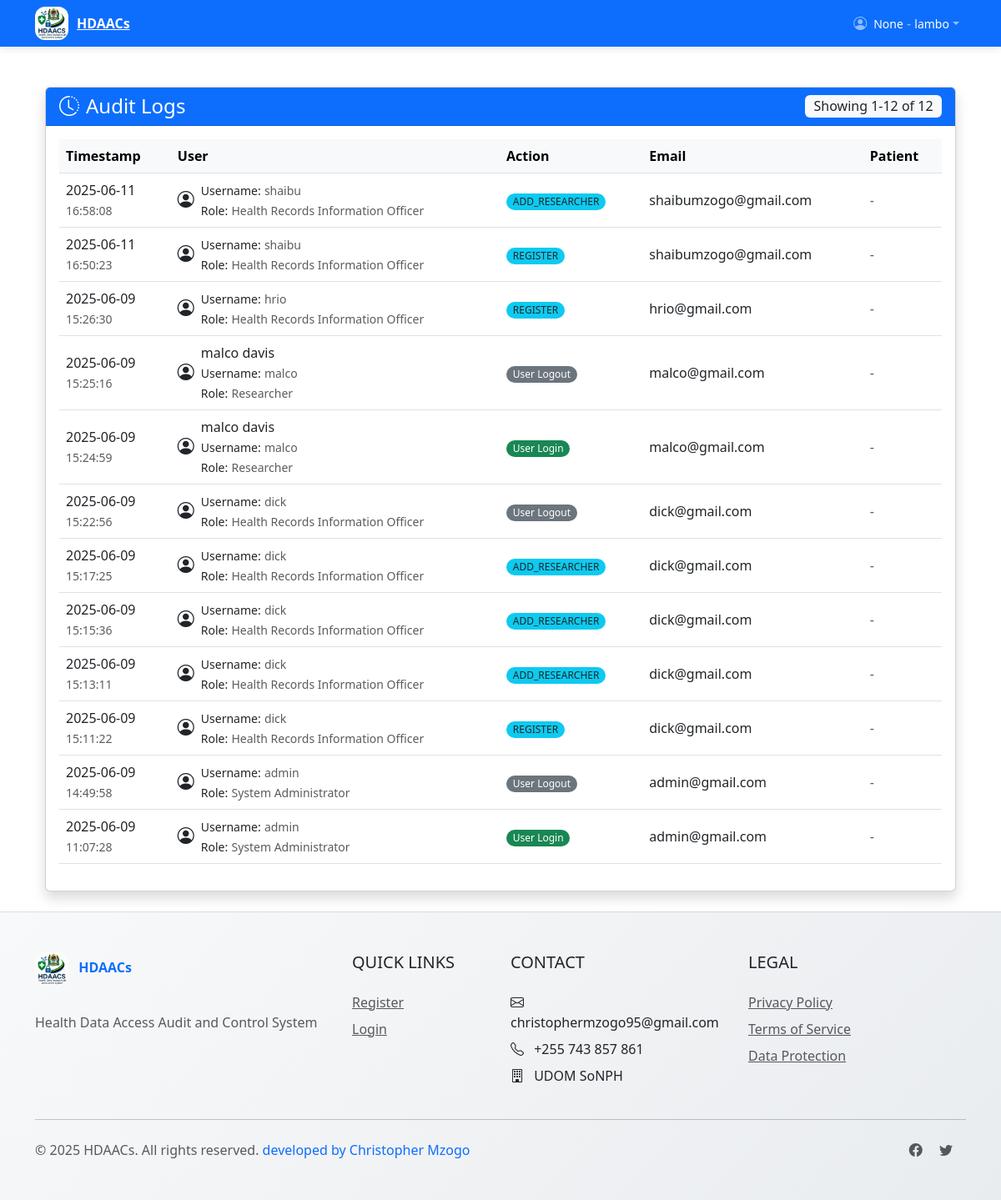
The page /audit/ (signed in) on the database its author committed.
### accounts/models.py (models this page shows, shortened)
class CustomUser(AbstractUser):
    FACILITY_CHOICES = [
        ('FAC1', 'Main Hospital'),
        ('FAC2', 'Regional Clinic'),
    ]
    ROLE_CHOICES = [
        ('HRIO', 'Health Records Information Officer'),
        ('DOCTOR', 'Doctor'),
        ('NURSE', 'Nurse'),
        ('PHARMACIST', 'Pharmacist'),
        ('ICT', 'ICT Staff'),
        ('HOD', 'Head of Department'),
        ('ADMIN', 'System Administrator'),
        ('AUDITOR', 'Auditor'),
        ('RESEARCHER', 'Researcher'),
    ]
    facility = models.CharField(max_length=50, choices=FACILITY_CHOICES, blank=True, null=True)
    role = models.CharField(max_length=20, choices=ROLE_CHOICES)
    department = models.CharField(max_length=100, blank=True, null=True)
    phone_number = models.CharField(max_length=20, blank=True, null=True)

### audit/models.py (models this page shows, shortened)
class AuditLog(models.Model):
    ACTION_CHOICES = [
        ('LOGIN', 'User Login'),
        ('LOGOUT', 'User Logout'),
        ('VIEW', 'Data View'),
        ('REQUEST', 'Data Request'),
        ('APPROVE', 'Request Approval'),
        ('DENY', 'Request Denial'),
        ('CONSENT', 'Consent Response'),
        ('OVERRIDE', 'Consent Override'),
        ('SHARE', 'Data Sharing'),
        ('HOD_NOTIFY', 'HOD Notification'),
    ]
    user = models.ForeignKey(User, on_delete=models.SET_NULL, null=True, blank=True)
    action = models.CharField(max_length=20, choices=ACTION_CHOICES)
    patient = models.ForeignKey('patients.Patient', on_delete=models.SET_NULL, null=True, blank=True)
    request = models.ForeignKey('requests.DataRequest', on_delete=models.SET_NULL, null=True, blank=True)
    timestamp = models.DateTimeField(auto_now_add=True)
    ip_address = models.GenericIPAddressField(blank=True, null=True)
    class Meta:
        ordering = ['-timestamp']

### audit/views.py (the view)
# urls.py: path('', views.audit_logs, name='audit_logs'),
def audit_logs(request):
    logs_list = AuditLog.objects.select_related('user', 'patient').order_by('-timestamp')
    paginator = Paginator(logs_list, 25)
    page = request.GET.get('page')
    try:
        logs = paginator.page(page)
    except PageNotAnInteger:
        logs = paginator.page(1)
    except EmptyPage:
        logs = paginator.page(paginator.num_pages)
    context = {
        'logs': logs,
        'debug': False  # Set to True temporarily for debugging
    }
    return render(request, 'audit/logs.html', context)

### audit/templates/audit/logs.html (shortened to what this page needs)
{% extends 'base.html' %}
{% block content %}
<div class="container-fluid">
    <div class="row mt-4">
        <div class="col-12">
            <div class="card shadow">
                <div class="card-header bg-primary text-white d-flex justify-content-between align-items-center">
                    <h4 class="mb-0">
                        <i class="bi bi-clock-history me-2"></i>Audit Logs
                    </h4>
                    <span class="badge bg-light text-dark fs-6">
                        Showing {{ logs.start_index }}-{{ logs.end_index }} of {{ logs.paginator.count }}
                    </span>
                </div>
                <div class="card-body">
                    <div class="table-responsive">
                        <table class="table table-hover align-middle">
                            <thead class="table-light">
                                <tr>
                                    <th class="w-15">Timestamp</th>
                                    <th class="w-15">User</th>
                                    <th class="w-15">Action</th>
                                    <th class="w-25">Email</th>
                                    <th class="w-15">Patient</th>
                                </tr>
                            </thead>
                            <tbody>
                                {% for log in logs %}
                                <tr>
                                    <td>
                                        <span class="d-block">{{ log.timestamp|date:"Y-m-d" }}</span>
                                        <small class="text-muted">{{ log.timestamp|time:"H:i:s" }}</small>
                                    </td>
                                    <td>
                                        {% if log.user %}
                                            <div class="d-flex align-items-center">
                                                <div class="flex-shrink-0 me-2">
                                                    <i class="bi bi-person-circle fs-5"></i>
                                                </div>
                                                <div>
                                                    <span class="d-block">{{ log.user.get_full_name }}</span>
                                                    <small>Username:</small> <small class="text-muted">{{ log.user.username }}</small><br>
                                                    <small>Role:</small> <small class="text-muted">{{ log.user.get_role_display }}</small>
                                                </div>
                                            </div>
                                        {% else %}
                                            <span class="text-muted">System</span>
                                        {% endif %}
                                    </td>
                                    <td>
                                        <span class="badge rounded-pill
                                            {% if log.action == 'LOGIN' %}bg-success
                                            {% elif log.action == 'LOGOUT' %}bg-secondary
                                            {% elif 'DENY' in log.action %}bg-danger
                                            {% elif 'APPROVE' in log.action %}bg-success
                                            {% else %}bg-info text-dark{% endif %}">
                                            {{ log.get_action_display }}
                                        </span>
                                    </td>
                                    <td>
                                        <div class="text-truncate" style="max-width: 250px;">
                                            {% if log.user %}
                                                {{ log.user.email }}
                                            {% else %}
                                                <span class="text-muted">-</span>
                                            {% endif %}
                                        </div>
                                    </td>
                                    <td>
                                        {% if log.patient %}
                                            <a href="{% url 'patient_detail' log.patient.pk %}"
                                               class="text-decoration-none">
                                                <span class="d-block">{{ log.patient.patient_number }}</span>
                                                <small class="text-muted">{{ log.patient.first_name }} {{ log.patient.last_name }}</small>
                                            </a>
                                        {% else %}
                                            <span class="text-muted">-</span>
                                        {% endif %}
                                    </td>
                                </tr>
                                {% endfor %}
                            </tbody>
                        </table>
                    </div>
                </div>
            </div>
        </div>
    </div>
</div>
{% endblock %}

### templates/base.html (shortened to what this page needs)
<!DOCTYPE html>
<html lang="en">
<head>
    <link href="https://cdn.jsdelivr.net/npm/bootstrap@5.3.0/dist/css/bootstrap.min.css" rel="stylesheet">
    <link rel="stylesheet" href="https://cdn.jsdelivr.net/npm/bootstrap-icons@1.10.0/font/bootstrap-icons.css">
     <link href="https://cdn.jsdelivr.net/npm/bootstrap@5.3.0/dist/css/bootstrap.min.css" rel="stylesheet">
    <link href="https://cdn.jsdelivr.net/npm/bootstrap-icons/font/bootstrap-icons.css" rel="stylesheet">
    {% load static %}
    {% load widget_tweaks %}
    <link rel="stylesheet" href="{% static 'css/styles.css' %}">
</head>
<body>
    <nav class="navbar navbar-expand-lg navbar-dark bg-primary">
        <div class="container">
            <a class="navbar-brand-logo" href="#">
                <img src="{% static 'img/lg.jpg' %}" alt="HDAACs Logo" class="logo-img">
                <span>HDAACs</span>
            </a>
            <div class="collapse navbar-collapse" id="navbarNav">
                <ul class="navbar-nav">
                    {% if user.is_authenticated %}
                        <li class="nav-item dropdown">
                            <a class="nav-link dropdown-toggle d-flex align-items-center" href="#" role="button" data-bs-toggle="dropdown">
                                <i class="bi bi-person-circle me-2"></i>
                                <div>
                                    <small class="text-white-50" style="color: white !important;">{{ user.get_role_display }}</small> -
                                    <small class="text-white-50" style="color: white !important;">{{ user.username }}</small>
                                </div>
                            </a>
                        </li>
                    {% endif %}
                </ul>
            </div>
        </div>
    </nav>
    <main class="container my-4">
        {% block content %}{% endblock %}
    </main>
    <footer class="py-5">
        <div class="container">
            <div class="row">
                <div class="col-lg-4 mb-4 mb-lg-0">
                    <div class="footer-logo">
                        <img src="{% static 'img/lg.jpg' %}" alt="HDAACs Logo" class="logo-img me-2">
                        HDAACs
                    </div>
                    <p class="text-muted mt-3">
                        Health Data Access Audit and Control System
                    </p>
                </div>
                <div class="col-lg-2 col-md-6 mb-4 mb-md-0">
                    <h5 class="text-uppercase mb-4">Quick Links</h5>
                    <ul class="list-unstyled">
                                                 <li class="mb-2"><a href="{% url 'register' %}" class="text-muted">Register</a></li>
                        <li class="mb-2"><a href="{% url 'login' %}" class="text-muted">Login</a></li>
                    </ul>
                </div>
                <div class="col-lg-3 col-md-6 mb-4 mb-md-0">
                    <h5 class="text-uppercase mb-4">Contact</h5>
                    <ul class="list-unstyled">
                        <li class="mb-2"><i class="bi bi-envelope me-2"></i> christophermzogo95@gmail.com</li>
                        <li class="mb-2"><i class="bi bi-telephone me-2"></i> +255 743 857 861</li>
                        <li class="mb-2"><i class="bi bi-building me-2"></i> UDOM SoNPH</li>
                    </ul>
                </div>
                <div class="col-lg-3 col-md-6">
                    <h5 class="text-uppercase mb-4">Legal</h5>
                    <ul class="list-unstyled">
                        <li class="mb-2"><a href="#" class="text-muted">Privacy Policy</a></li>
                        <li class="mb-2"><a href="#" class="text-muted">Terms of Service</a></li>
                        <li class="mb-2"><a href="#" class="text-muted">Data Protection</a></li>
                    </ul>
                </div>
            </div>
            <hr class="my-4">
            <div class="row align-items-center">
                <div class="col-md-6 text-center text-md-start">
                    <p class="text-muted mb-0">© {% now "Y" %} HDAACs. All rights reserved. <span style="color: #0d6efd;">developed by Christopher Mzogo</span></p>
                </div>
                <div class="col-md-6 text-center text-md-end">
                    <a href="#" class="text-muted me-3"><i class="bi bi-facebook"></i></a>
                    <a href="#" class="text-muted me-3"><i class="bi bi-twitter"></i></a>
                </div>
            </div>
        </div>
    </footer>
</body>
</html>

### static/css/styles.css (style rules this page uses)
body { display: flex; flex-direction: column; min-height: 100vh; }
main { flex: 1; }
.card { box-shadow: 0 0.125rem 0.25rem rgba(0, 0, 0, 0.075); }
.card-header { font-weight: 500; }
.table th { white-space: nowrap; }
.badge { font-weight: 500; }

### templates/base.html (style rules this page uses)
.navbar-brand-logo { display: flex; align-items: center; font-weight: 700; color: white; }
.logo-img { height: 40px; margin-right: 10px; border-radius: 30%; }
.navbar { box-shadow: 0 2px 10px rgba(0,0,0,0.1); padding-top: 0.5rem; padding-bottom: 0.5rem; }
footer { background: linear-gradient(135deg, #f8f9fa 0%, #e9ecef 100%); border-top: 1px solid rgba(0,0,0,0.1); }
.footer-logo { font-weight: 700; color: #0d6efd; margin-bottom: 1rem; display: inline-block; }
.nav-link { font-weight: 500; padding: 0.5rem 1rem; border-radius: 0.25rem; transition: all 0.3s ease; }

### rows shown on the page
CustomUser: role "None", username "lambo"
AuditLog: timestamp "2025-06-11", timestamp "16:58:08", user.username "shaibu", user.role "Health Records Information Officer", action "ADD_RESEARCHER", user.email "shaibumzogo@gmail.com"
AuditLog: timestamp "2025-06-11", timestamp "16:50:23", user.username "shaibu", user.role "Health Records Information Officer", action "REGISTER", user.email "shaibumzogo@gmail.com"
AuditLog: timestamp "2025-06-09", timestamp "15:26:30", user.username "hrio", user.role "Health Records Information Officer", action "REGISTER", user.email "hrio@gmail.com"
AuditLog: timestamp "2025-06-09", timestamp "15:25:16", user.get_full_name "malco davis", user.username "malco", user.role "Researcher", action "User Logout", user.email "malco@gmail.com"
AuditLog: timestamp "2025-06-09", timestamp "15:24:59", user.get_full_name "malco davis", user.username "malco", user.role "Researcher", action "User Login", user.email "malco@gmail.com"
AuditLog: timestamp "2025-06-09", timestamp "15:22:56", user.username "dick", user.role "Health Records Information Officer", action "User Logout", user.email "dick@gmail.com"
AuditLog: timestamp "2025-06-09", timestamp "15:17:25", user.username "dick", user.role "Health Records Information Officer", action "ADD_RESEARCHER", user.email "dick@gmail.com"
AuditLog: timestamp "2025-06-09", timestamp "15:15:36", user.username "dick", user.role "Health Records Information Officer", action "ADD_RESEARCHER", user.email "dick@gmail.com"
AuditLog: timestamp "2025-06-09", timestamp "15:13:11", user.username "dick", user.role "Health Records Information Officer", action "ADD_RESEARCHER", user.email "dick@gmail.com"
AuditLog: timestamp "2025-06-09", timestamp "15:11:22", user.username "dick", user.role "Health Records Information Officer", action "REGISTER", user.email "dick@gmail.com"
AuditLog: timestamp "2025-06-09", timestamp "14:49:58", user.username "admin", user.role "System Administrator", action "User Logout", user.email "admin@gmail.com"
AuditLog: timestamp "2025-06-09", timestamp "11:07:28", user.username "admin", user.role "System Administrator", action "User Login", user.email "admin@gmail.com"

### other values the page prints
{{ logs.start_index }} "1"
{{ logs.end_index }} "12"
{{ logs.paginator.count }} "12"
